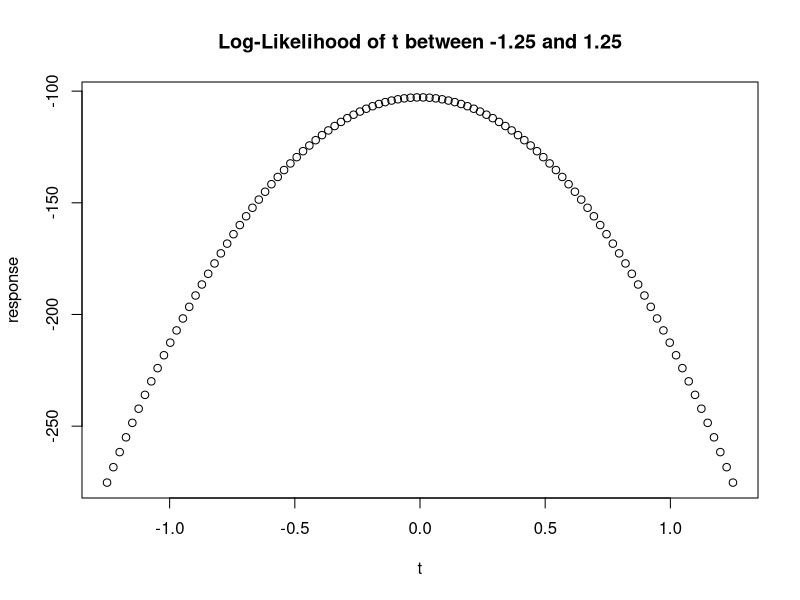

Write the R code that produced this figure.
## ---- chunk 1
    #Set random seed to 43201
    set.seed(43201)

    #Generate a sample of 100 observations with 5 predictors using a normal distribution
    x1 <- rnorm(n = 100, mean = 0, sd = 1)
    x2 <- rnorm(n = 100, mean = 0, sd = 1)
    x3 <- rnorm(n = 100, mean = 0, sd = 1)
    x4 <- rnorm(n = 100, mean = 0, sd = 1)
    x5 <- rnorm(n = 100, mean = 0, sd = 1)

    #Generate a sample of errors for the predictors above
    e <- rnorm(n = 100, mean = 0, sd = 0.7)

    #Create X
    predictors <- data.frame(x1 = x1, x2 = x2, x3 = x3, x4 = x4, x5 = x5)
    X <- cbind(Intercept = 1, as.matrix(predictors))

    #Create beta vector
    beta <- c(3, 1.4, -0.9, 0.7, 0, 1.1)

    #Generate y values and create new dataframe with y
    #y <- 3 + (1.4 * predictors$x1) - (0.9 * predictors$x2) + (0.7 * predictors$x3) + (0 * predictors$x4) + (1.1 * predictors$x5) + e
    y <- (X %*% beta) + e

    data <- predictors
    data <- cbind(data, y = y)

    #Generate least squares regression model
    model <- lm(y ~ x1 + x2 + x3 + x4 + x5, data = data)

    #Find dimensions and rank of X
    dim(X)
    qr(X)$"rank"

    #Calculate the least squares estimate, beta_hat
    beta_hat <- coefficients(model)
    beta_hat
## ---- chunk 2
#Calculate fitted values
##fitted() generates values for the original data
##predicted() generates values for new data
fitted_values <- fitted(model)

#Calculate residual vector r = y - X * beta_hat
residuals <- resid(model)

#Calculate training root mean squared error
training_RMSE <- ((1 / length(fitted_values)) * sum(residuals ^ 2)) ^ (1 / 2)
training_RMSE
## ---- chunk 3
    #Report the largest value in the vector by
    ##1. Calculate X^T * r
    ##2. Apply the absolute value
    ##3. Use the max() function to find the largest value
    largest_value <- max(abs(t(X) %*% residuals))
## ---- chunk 4
    #Perform a partial derivative on the log-likehood with respect to the standard deviation
    ##Solved the partial derivative by hand
    ##log(a * b) = log(a) + log(b)
    ##(logx)' = 1 / x
    dl_dvar <- expression(-(n / (2 * var)) + (1 / (2 * var ^ 2)) * t((y - X %*% beta)) %*% (y - X %*% beta))

    #Calculate the maximum-likelihood estimate by setting the dl_dvar to 0
    ##Solved for var by hand
    n <- 100
    var <- expression((t((y - X %*% beta)) %*% (y - X %*% beta)) / n)
    MLE <- (t((y - X %*% beta_hat)) %*% (y - X %*% beta_hat)) / n
    MLE

    #Calculate the unbiased estimate of the variance
    ##var = RSS / (n - p)
    ##RSS = residual sum of squares, p = # of estimators including intercept
    p <- 6
    unbiased_var <- (t((y - X %*% beta_hat)) %*% (y - X %*% beta_hat)) / (n - p)
    unbiased_var
## ---- chunk 5
e_x2 <- c(0, 0, 1, 0, 0, 0)

#Generate a range of t values from -1.25 to 1.25
t <- seq(from = -1.25, to = 1.25, length.out = 100)

#Create a function to evaluate the log-likelihood function
log_likelihood <- function(t_value){
  beta_hat2 <- beta_hat + t_value * e_x2
  RSS <- (t((y - X %*% beta_hat2)) %*% (y - X %*% beta_hat2))
  response <- -(n / 2) * log(2 * pi * MLE) - (1 / (2* MLE)) * RSS
  }

#Plug in every t value into the function and solve
response_vector <- c()
for (i in t){
  response <- as.vector(log_likelihood(i))
  response_vector <- append(response_vector, response)
}

#Plot over a grid of t values from -1.25 to 1.25
plot(x = t, y = response_vector,
     main = "Log-Likelihood of t between -1.25 and 1.25",
     ylab = "response")
